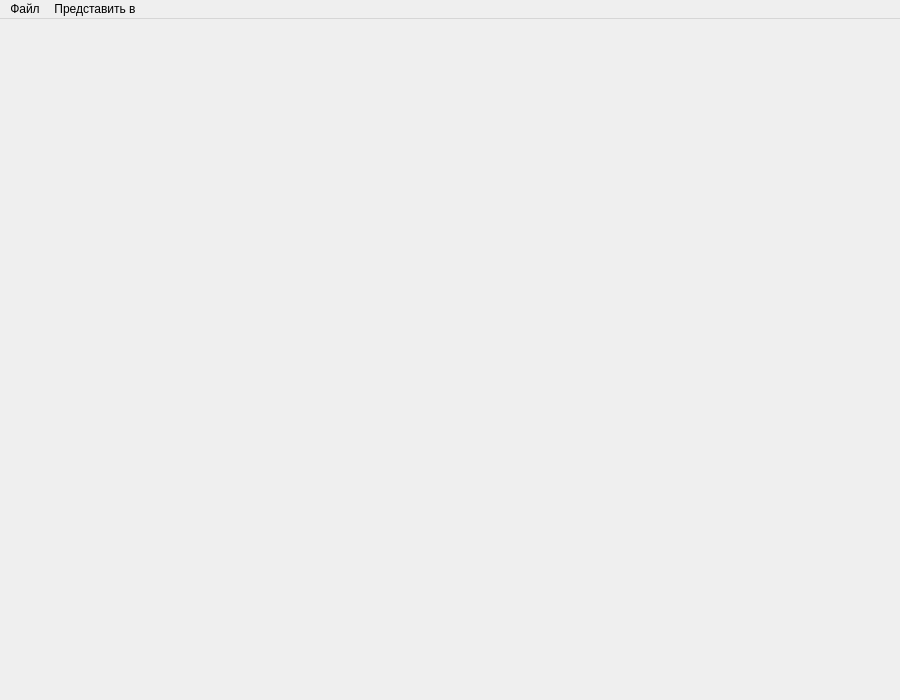
<?xml version="1.0" encoding="UTF-8"?>
<ui version="4.0">
 <class>MainWindow</class>
 <widget class="QMainWindow" name="MainWindow">
  <property name="geometry">
   <rect>
    <x>0</x>
    <y>0</y>
    <width>900</width>
    <height>700</height>
   </rect>
  </property>
  <property name="minimumSize">
   <size>
    <width>900</width>
    <height>700</height>
   </size>
  </property>
  <property name="cursor">
   <cursorShape>ArrowCursor</cursorShape>
  </property>
  <property name="windowTitle">
   <string>Приложение</string>
  </property>
  <widget class="QWidget" name="centralwidget">
   <property name="baseSize">
    <size>
     <width>650</width>
     <height>648</height>
    </size>
   </property>
   <property name="cursor">
    <cursorShape>CrossCursor</cursorShape>
   </property>
  </widget>
  <widget class="QMenuBar" name="menuBar">
   <property name="geometry">
    <rect>
     <x>0</x>
     <y>0</y>
     <width>900</width>
     <height>22</height>
    </rect>
   </property>
   <widget class="QMenu" name="fileMenu">
    <property name="title">
     <string>Файл</string>
    </property>
    <addaction name="save"/>
    <addaction name="open"/>
    <addaction name="loadBackground"/>
    <addaction name="loadcustoBack"/>
   </widget>
   <widget class="QMenu" name="menu">
    <property name="title">
     <string>Представить в</string>
    </property>
    <addaction name="action_3D"/>
    <addaction name="action_3D_2"/>
    <addaction name="action_2D"/>
   </widget>
   <addaction name="fileMenu"/>
   <addaction name="menu"/>
  </widget>
  <action name="save">
   <property name="text">
    <string>Сохранить</string>
   </property>
  </action>
  <action name="saveAs">
   <property name="text">
    <string>Сохранить как...</string>
   </property>
  </action>
  <action name="open">
   <property name="text">
    <string>Открыть</string>
   </property>
  </action>
  <action name="action_3D">
   <property name="text">
    <string>Представить в 3D как поверхность</string>
   </property>
  </action>
  <action name="action_2D">
   <property name="text">
    <string>Перейти в 2D редактор</string>
   </property>
  </action>
  <action name="loadBackground">
   <property name="text">
    <string>Загрузить сетку</string>
   </property>
  </action>
  <action name="loadcustoBack">
   <property name="text">
    <string>Загрузить замену сетки</string>
   </property>
  </action>
  <action name="action_3D_2">
   <property name="text">
    <string>Представить в 3D как корпус</string>
   </property>
  </action>
 </widget>
 <resources>
  <include location="MainWnd.qrc"/>
 </resources>
 <connections/>
 <designerdata>
  <property name="gridDeltaX">
   <number>10</number>
  </property>
  <property name="gridDeltaY">
   <number>10</number>
  </property>
  <property name="gridSnapX">
   <bool>true</bool>
  </property>
  <property name="gridSnapY">
   <bool>true</bool>
  </property>
  <property name="gridVisible">
   <bool>true</bool>
  </property>
 </designerdata>
</ui>
